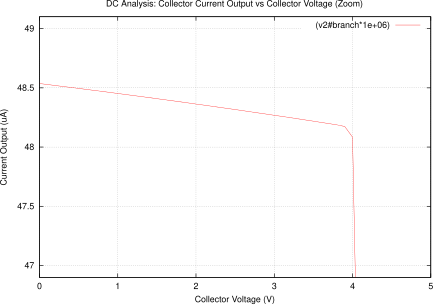

Generate this figure with gnuplot:
set terminal X11 noenhanced
set title "DC Analysis: Collector Current Output vs Collector Voltage (Zoom)"
set xlabel "Collector Voltage (V)"
set ylabel "Current Output (uA)"
set grid
unset logscale x 
set xrange [0.000000e+00:5.000000e+00]
unset logscale y 
set yrange [4.690000e+01:4.910000e+01]
#set xtics 1
#set x2tics 1
#set ytics 1
#set y2tics 1
set format y "%g"
set format x "%g"
plot 'wilson_current_mirror_lateral_pnp_simulation_dc_analysis.data' using 1:2 with lines lw 1 title "(v2#branch*1e+06)"
set terminal push
set terminal postscript eps color noenhanced
set out 'wilson_current_mirror_lateral_pnp_simulation_dc_analysis.eps'
replot
set term pop
replot
